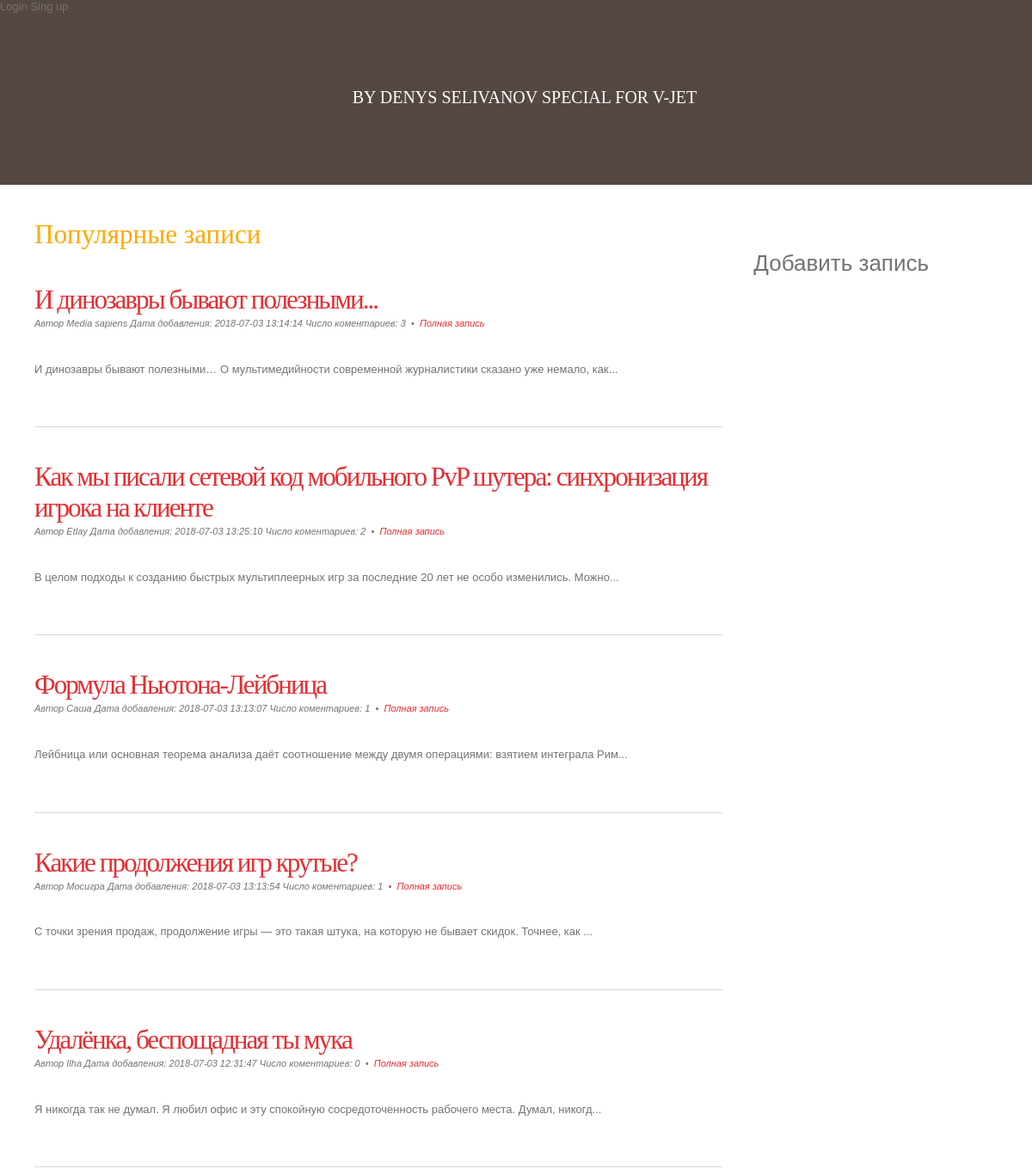
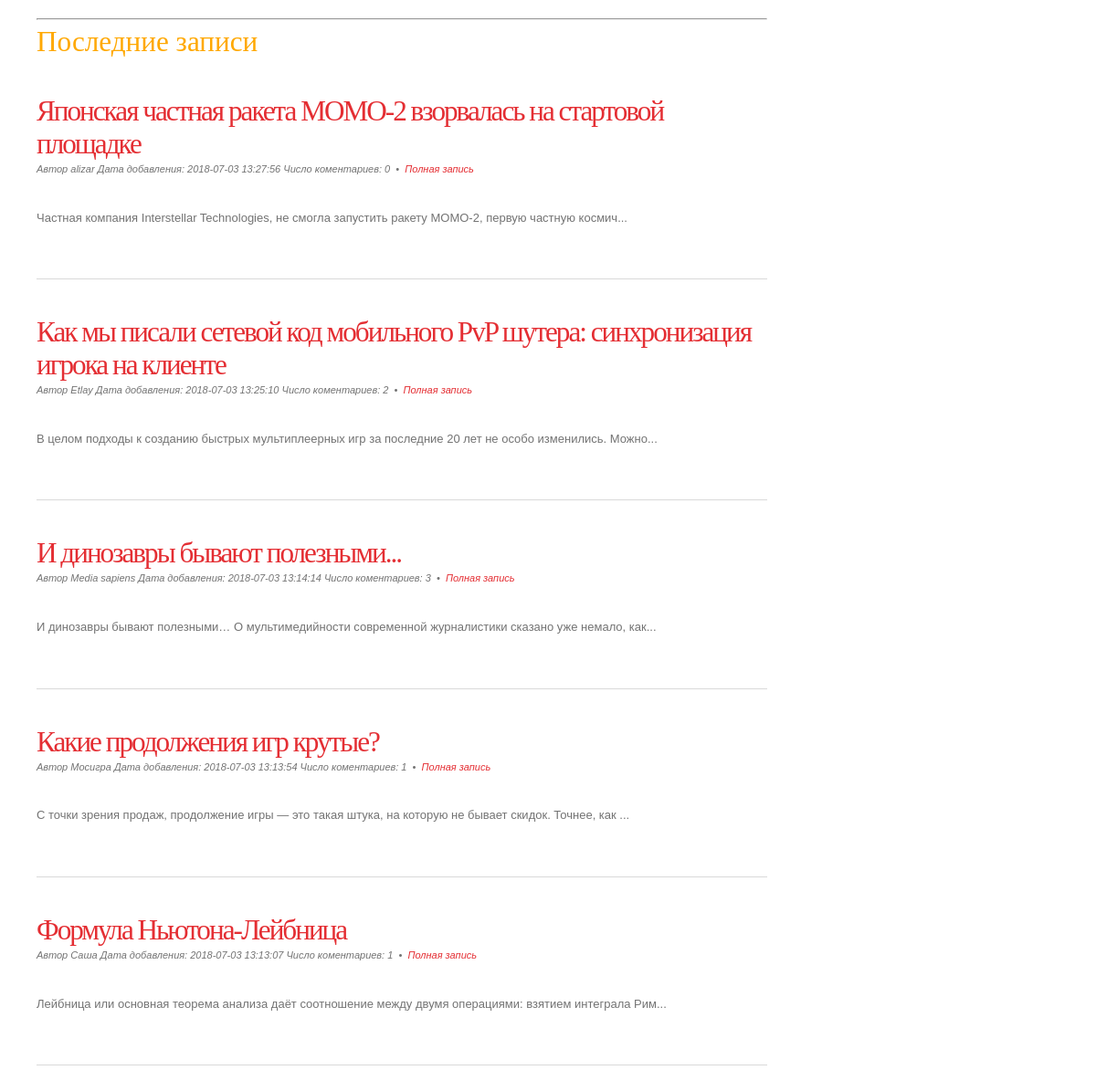
Page /post/ on the committed database (2 pictures, top to bottom).
### tables this page shows
CREATE TABLE `publication` (
  `id_publ` int(11) NOT NULL,
  `name` text NOT NULL,
  `text` text NOT NULL,
  `author` text NOT NULL,
  `date` datetime NOT NULL,
  `number_of_comments` int(11) NOT NULL DEFAULT '0'
);

### config/routes.php (called while the page is built)
<?php
$routes = [
    'post/([0-9]+)' => 'post/view/$1',
    'post' => 'post/index',
];
return  $routes;

### core/controllers/PostController.php (called while the page is built, shortened)
<?php
class PostController
{
    public function actionIndex()
    {
        $postPopularList = Post::getPostPopularList();
        $postLastList = Post::getPostLastList();
        require_once ('core/views/index.php');
        return true;
    }
}

### index.php (called while the page is built, shortened)
<?php
$router = new \liw\components\Router();
$router->run();

### core/models/Post.php (called while the page is built, shortened)
<?php
class Post
{
    public static function getPostPopularList()
    {
        $db = Db::getConnection();
        $PostPopularList = [];
        $result = $db->query('SELECT id_publ, name, text, author, date, number_of_comments
                                        FROM publication ORDER BY number_of_comments DESC LIMIT 5');
        $i = 0;
        while($row = $result->fetch()) {
            $PostPopularList[$i]['id_publ'] = $row['id_publ'];
            $PostPopularList[$i]['name'] = $row['name'];
            $PostPopularList[$i]['date'] = $row['date'];
            $PostPopularList[$i]['text'] = $row['text'];
            $PostPopularList[$i]['author'] = $row['author'];
            $PostPopularList[$i]['number_of_comments'] = $row['number_of_comments'];
            $i++;
        }
        return $PostPopularList;
    }
    public static function getPostLastList()
    {
        $db = Db::getConnection();
        $PostLastList = [];
        $result = $db->query('SELECT id_publ, name, text, author, date, number_of_comments
                                        FROM publication ORDER BY date DESC LIMIT 5');
        $i = 0;
        while($row = $result->fetch()) {
            $PostLastList[$i]['id_publ'] = $row['id_publ'];
            $PostLastList[$i]['name'] = $row['name'];
            $PostLastList[$i]['date'] = $row['date'];
            $PostLastList[$i]['text'] = $row['text'];
            $PostLastList[$i]['author'] = $row['author'];
            $PostLastList[$i]['number_of_comments'] = $row['number_of_comments'];
            $i++;
        }
        return $PostLastList;
    }
}

### core/views/index.php (the view, shortened to what this page needs)
<!DOCTYPE html>
<head>
    <link href="/assets/style.css" rel="stylesheet" type="text/css" media="screen" />
</head>
<body>
<div id="wrapper">
    <div class="menu">
        <span id="login">Login</span>
        <span id="sing_up">Sing up</span>
    </div>
    <div id="header-wrapper">
        <div id="header">
            <div id="logo">
                <p>by Denys Selivanov special for v-jet</p>
            </div>
        </div>
    </div>
    <div id="page">
        <div id="page-bgtop">
            <div id="page-bgbtm">
                <div id="content">
                    <h2>Популярные записи</h2> <span id="add_post">Добавить запись</span>
                    <?php foreach ($postPopularList as $postPopularItem):?>
                        <div class="post">
                            <h2 class="title"><a href='/post/<?php echo $postPopularItem['id_publ'] ;?>'><?php echo $postPopularItem['name'];?></a></h2>
                            <p class="meta">Автор <em><?php echo $postPopularItem['author'];?></em> Дата добавления: <?php echo $postPopularItem['date'];?>
                                Число коментариев: <?php echo $postPopularItem['number_of_comments'];?>
                                &nbsp;&bull;&nbsp; <a href='/post/<?php echo $postPopularItem['id_publ'] ;?>' class="permalink"> Полная запись</a></p>
                            <div class="entry">
                                <p><?php echo mb_strimwidth($postPopularItem['text'], 0, 103, "...") ;?></p>
                            </div>
                        </div>
                    <?php endforeach;?>
                    <div style="clear: both;">&nbsp;</div>
                    <hr>
                    <h2>Последние записи</h2>
                    <?php foreach ($postLastList as $postLastListItem):?>
                        <div class="post">
                            <h2 class="title"><a href='/post/<?php echo $postLastListItem['id_publ'] ;?>'><?php echo $postLastListItem['name'];?></a></h2>
                            <p class="meta">Автор <em><?php echo $postLastListItem['author'];?></em> Дата добавления: <?php echo $postLastListItem['date'];?>
                                Число коментариев: <?php echo $postLastListItem['number_of_comments'];?>
                                &nbsp;&bull;&nbsp; <a href='/post/<?php echo $postLastListItem['id_publ'] ;?>' class="permalink"> Полная запись</a></p>
                            <div class="entry">
                                <p><?php echo mb_strimwidth($postLastListItem['text'], 0, 103, "...");?></p>
                            </div>
                        </div>
                    <?php endforeach;?>
                    <div style="clear: both;">&nbsp;</div>
                </div>
                <div style="clear: both;">&nbsp;</div>
            </div>
        </div>
    </div>
</div>
</body>
</html>

### components/Router.php (shortened to what this page needs)
<?php
class Router
{
    private $routes;
    public function __construct()
    {
        $routesPath = 'config/routes.php';
        $this->routes = include($routesPath);
    }
    private function getURI()
    {
        if (!empty($_SERVER['REQUEST_URI'])){
            return trim($_SERVER['REQUEST_URI'], '/');
        }else{
            die("Строка поиска пуста");
        }
    }
    public function run()
    {
        $uri = $this->getURI();
        foreach ($this->routes as $uriPattern => $path){
            if (preg_match("~$uriPattern~", $uri)){
                $internalRoute = preg_replace("~$uriPattern~", $path, $uri);
                $segments = explode('/', $internalRoute);
                $controllerName = ucfirst(array_shift($segments)) . 'Controller';
                $actionName = 'action' . ucfirst(array_shift($segments));
                $parameters = $segments;
                $controllerObject = new $controllerName;
                $result = call_user_func_array(array($controllerObject, $actionName), $parameters);
                if ($result != null) {
                    break;
                }
            }
        }
    }
}

### assets/style.css (style rules this page uses)
body { margin: 0; padding: 0; background: #554842; font-family: Arial, Helvetica, sans-serif; font-size: 13px; color: #737373; }
h1, h2, h3 { margin: 0; padding: 0; font-family: 'Arvo', serif; font-weight: normal; color: #FFA800; }
h2 { font-size: 2.4em; }
p, ul, ol { margin-top: 0; line-height: 180%; }
a { text-decoration: none; color: #E42E33; }
#wrapper { margin: 0 auto; padding: 0; }
#header-wrapper { height: 200px; }
#header { width: 960px; height: 240px; margin: 0 auto; }
#logo { width: 980px; height: 100px; margin: 0px auto; padding: 80px 0px 0px 0px; color: #FFFFFF; }
#logo h1, #logo p { display: block; margin: 0; padding: 0; }
#logo p { text-align: center; text-transform: uppercase; font-family: 'Arvo', serif; font-size: 20px; }
#page { width: 1200px; margin: 0 auto; padding: 0; background-color: #FFFFFF; }
#page-bgbtm { margin: 0px; padding: 40px 40px 0px 40px; }
#content { float: left; width: 800px; padding: 0px 0px 0px 0px; }
.post { clear: both; padding: 30px 0px; border-bottom: 1px solid #D9D9D9; }
.post .title { padding-top: 10px; letter-spacing: -2px; }
.post .title a { border: none; color: #E42E33; }
.post .meta { padding-bottom: 10px; text-align: left; font-family: Arial, Helvetica, sans-serif; font-size: 11px; font-style: italic; }
.post .entry { text-align: justify; margin-bottom: 25px; padding: 10px 0px 0px 0px; }
#add_post { position: absolute; font-size: 200%; right: 10%; }

### rows in the picture
publication: name "И динозавры бывают полезными...", author "Media sapiens", date "2018-07-03 13:14:14", number_of_comments "3", text "И динозавры бывают полезными… О мультимедийности современной журналистики сказано уже немало, как..."
publication: name "Как мы писали сетевой код мобильного PvP шутера: синхронизация игрока на клиенте", author "Etlay", date "2018-07-03 13:25:10", number_of_comments "2", text "В целом подходы к созданию быстрых мультиплеерных игр за последние 20 лет не особо изменились. Можно..."
publication: name "Формула Ньютона-Лейбница", author "Саша", date "2018-07-03 13:13:07", number_of_comments "1", text "Лейбница или основная теорема анализа даёт соотношение между двумя операциями: взятием интеграла Рим..."
publication: name "Какие продолжения игр крутые?", author "Мосигра", date "2018-07-03 13:13:54", number_of_comments "1", text "С точки зрения продаж, продолжение игры — это такая штука, на которую не бывает скидок. Точнее, как ..."
publication: name "Удалёнка, беспощадная ты мука", author "Ilha", date "2018-07-03 12:31:47", number_of_comments "0", text "Я никогда так не думал. Я любил офис и эту спокойную сосредоточенность рабочего места. Думал, никогд..."
publication: name "Японская частная ракета MOMO-2 взорвалась на стартовой площадке", author "alizar", date "2018-07-03 13:27:56", number_of_comments "0", text "Частная компания Interstellar Technologies, не смогла запустить ракету MOMO-2, первую частную космич..."
